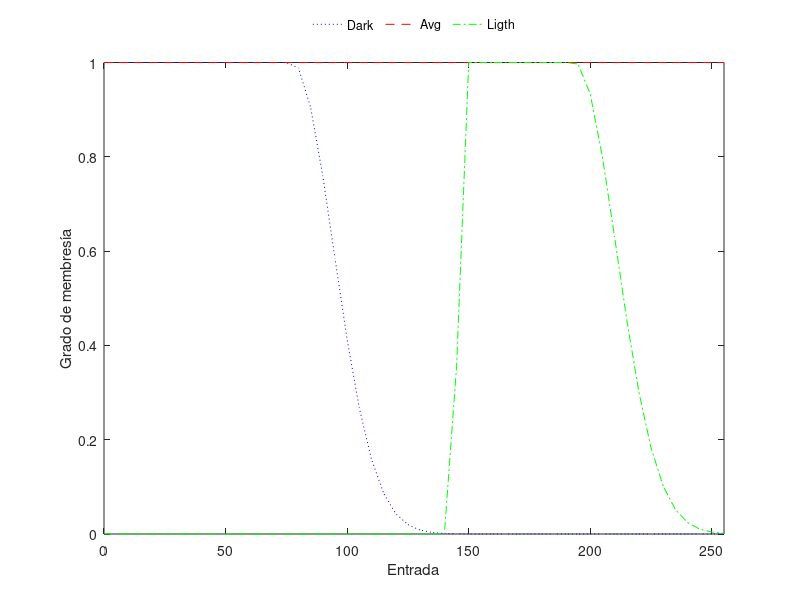

MATLAB code for this plot:
clear all,close all,clc

% MF1='Dark':'gauss2mf',[2 10.3414634688338 2 140.958492784605]
% MF2='Avg':'gauss2mf',[2 0 15.9913986288094 250.64410407783]
% MF3='Light':'gauss2mf',[17 129.37547494109 16.8589109916481 257]
%Entrada: Conjuntos Default
x =[0:5:255]';
y1 = gauss2mf(x,[17 0 17 77.3810602617945]);
y2 = gauss2mf(x,[17 0 17 257]);
y3 = gauss2mf(x,[2 147.879664778598 17 193.649759408928]);
figure(1)
plot(x,y1,'b:',x, y2,'r--',x, y3,'g-.');
xlim([0 255])
xlabel('Entrada')
ylabel('Grado de membresía')
legend('Dark','Avg','Ligth','Location','northoutside','Orientation','horizontal')
legend('boxoff')